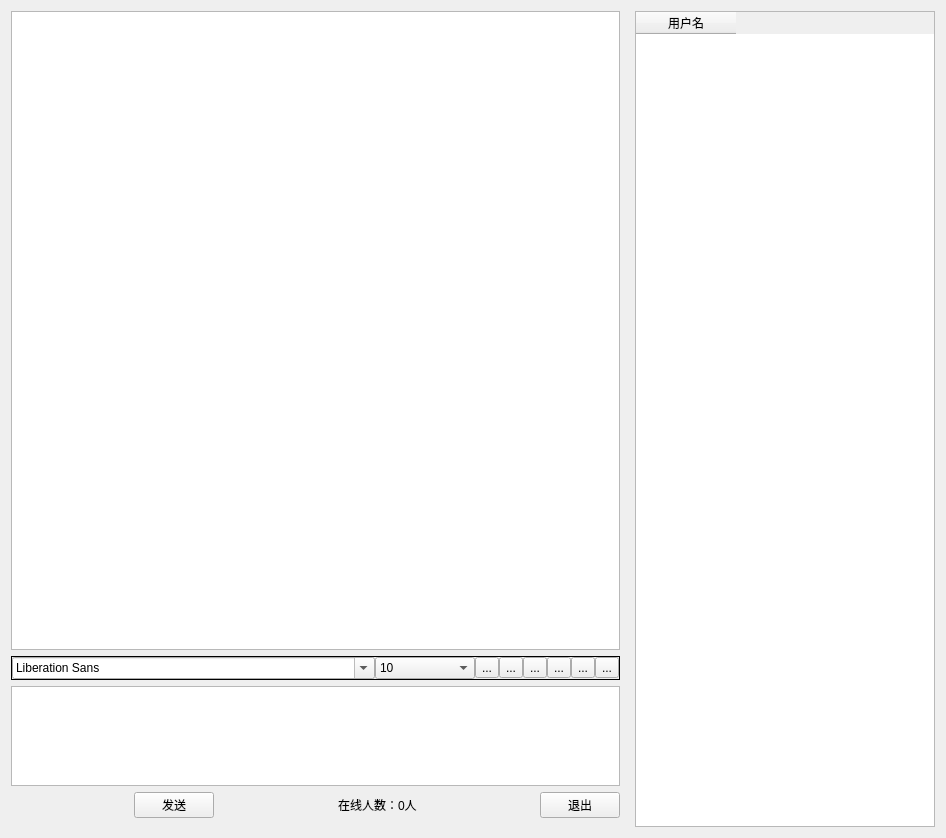
<?xml version="1.0" encoding="UTF-8"?>
<ui version="4.0">
 <class>ChatWindows</class>
 <widget class="QWidget" name="ChatWindows">
  <property name="geometry">
   <rect>
    <x>0</x>
    <y>0</y>
    <width>946</width>
    <height>838</height>
   </rect>
  </property>
  <property name="windowTitle">
   <string>Form</string>
  </property>
  <layout class="QHBoxLayout" name="horizontalLayout_3">
   <item>
    <widget class="QWidget" name="widget_2" native="true">
     <layout class="QVBoxLayout" name="verticalLayout">
      <property name="leftMargin">
       <number>0</number>
      </property>
      <property name="topMargin">
       <number>0</number>
      </property>
      <item>
       <widget class="QTextBrowser" name="textBrowser"/>
      </item>
      <item>
       <widget class="QFrame" name="frame">
        <property name="frameShape">
         <enum>QFrame::Box</enum>
        </property>
        <layout class="QHBoxLayout" name="horizontalLayout">
         <property name="spacing">
          <number>0</number>
         </property>
         <property name="leftMargin">
          <number>0</number>
         </property>
         <property name="topMargin">
          <number>0</number>
         </property>
         <property name="rightMargin">
          <number>0</number>
         </property>
         <property name="bottomMargin">
          <number>0</number>
         </property>
         <item>
          <widget class="QFontComboBox" name="fontTypeBox"/>
         </item>
         <item>
          <widget class="QComboBox" name="fontSizeBox">
           <property name="maximumSize">
            <size>
             <width>100</width>
             <height>16777215</height>
            </size>
           </property>
           <property name="currentIndex">
            <number>5</number>
           </property>
           <item>
            <property name="text">
             <string>5</string>
            </property>
           </item>
           <item>
            <property name="text">
             <string>6</string>
            </property>
           </item>
           <item>
            <property name="text">
             <string>7</string>
            </property>
           </item>
           <item>
            <property name="text">
             <string>8</string>
            </property>
           </item>
           <item>
            <property name="text">
             <string>9</string>
            </property>
           </item>
           <item>
            <property name="text">
             <string>10</string>
            </property>
           </item>
           <item>
            <property name="text">
             <string>11</string>
            </property>
           </item>
           <item>
            <property name="text">
             <string>12</string>
            </property>
           </item>
           <item>
            <property name="text">
             <string>15</string>
            </property>
           </item>
           <item>
            <property name="text">
             <string>20</string>
            </property>
           </item>
           <item>
            <property name="text">
             <string>25</string>
            </property>
           </item>
          </widget>
         </item>
         <item>
          <widget class="QToolButton" name="btnBold">
           <property name="toolTip">
            <string>加粗</string>
           </property>
           <property name="text">
            <string>...</string>
           </property>
           <property name="icon">
            <iconset resource="Res.qrc">
             <normaloff>:/images/Font/bold.png</normaloff>:/images/Font/bold.png</iconset>
           </property>
           <property name="checkable">
            <bool>true</bool>
           </property>
           <property name="toolButtonStyle">
            <enum>Qt::ToolButtonIconOnly</enum>
           </property>
          </widget>
         </item>
         <item>
          <widget class="QToolButton" name="btnItalic">
           <property name="toolTip">
            <string>倾斜</string>
           </property>
           <property name="text">
            <string>...</string>
           </property>
           <property name="icon">
            <iconset resource="Res.qrc">
             <normaloff>:/images/Font/italic.png</normaloff>:/images/Font/italic.png</iconset>
           </property>
           <property name="checkable">
            <bool>true</bool>
           </property>
          </widget>
         </item>
         <item>
          <widget class="QToolButton" name="btnUnderline">
           <property name="toolTip">
            <string>下划线</string>
           </property>
           <property name="text">
            <string>...</string>
           </property>
           <property name="icon">
            <iconset resource="Res.qrc">
             <normaloff>:/images/Font/under.png</normaloff>:/images/Font/under.png</iconset>
           </property>
           <property name="checkable">
            <bool>true</bool>
           </property>
           <property name="toolButtonStyle">
            <enum>Qt::ToolButtonIconOnly</enum>
           </property>
          </widget>
         </item>
         <item>
          <widget class="QToolButton" name="btnColor">
           <property name="toolTip">
            <string>颜色</string>
           </property>
           <property name="text">
            <string>...</string>
           </property>
           <property name="icon">
            <iconset resource="Res.qrc">
             <normaloff>:/images/Font/color.png</normaloff>:/images/Font/color.png</iconset>
           </property>
           <property name="toolButtonStyle">
            <enum>Qt::ToolButtonIconOnly</enum>
           </property>
          </widget>
         </item>
         <item>
          <widget class="QToolButton" name="btnSave">
           <property name="toolTip">
            <string>保存</string>
           </property>
           <property name="text">
            <string>...</string>
           </property>
           <property name="icon">
            <iconset resource="Res.qrc">
             <normaloff>:/images/Font/save.png</normaloff>:/images/Font/save.png</iconset>
           </property>
          </widget>
         </item>
         <item>
          <widget class="QToolButton" name="btnClear">
           <property name="toolTip">
            <string>清除</string>
           </property>
           <property name="text">
            <string>...</string>
           </property>
           <property name="icon">
            <iconset resource="Res.qrc">
             <normaloff>:/images/Font/clear.png</normaloff>:/images/Font/clear.png</iconset>
           </property>
           <property name="toolButtonStyle">
            <enum>Qt::ToolButtonIconOnly</enum>
           </property>
          </widget>
         </item>
        </layout>
       </widget>
      </item>
      <item>
       <widget class="QTextEdit" name="textEdit">
        <property name="maximumSize">
         <size>
          <width>16777215</width>
          <height>100</height>
         </size>
        </property>
       </widget>
      </item>
      <item>
       <widget class="QWidget" name="widget" native="true">
        <layout class="QHBoxLayout" name="horizontalLayout_2">
         <property name="spacing">
          <number>0</number>
         </property>
         <property name="leftMargin">
          <number>0</number>
         </property>
         <property name="topMargin">
          <number>0</number>
         </property>
         <property name="rightMargin">
          <number>0</number>
         </property>
         <property name="bottomMargin">
          <number>0</number>
         </property>
         <item>
          <spacer name="horizontalSpacer_3">
           <property name="orientation">
            <enum>Qt::Horizontal</enum>
           </property>
           <property name="sizeHint" stdset="0">
            <size>
             <width>40</width>
             <height>20</height>
            </size>
           </property>
          </spacer>
         </item>
         <item>
          <widget class="QPushButton" name="btnSend">
           <property name="text">
            <string>发送</string>
           </property>
          </widget>
         </item>
         <item>
          <spacer name="horizontalSpacer">
           <property name="orientation">
            <enum>Qt::Horizontal</enum>
           </property>
           <property name="sizeHint" stdset="0">
            <size>
             <width>40</width>
             <height>20</height>
            </size>
           </property>
          </spacer>
         </item>
         <item>
          <widget class="QLabel" name="labelUserNum">
           <property name="text">
            <string>在线人数：0人</string>
           </property>
          </widget>
         </item>
         <item>
          <spacer name="horizontalSpacer_2">
           <property name="orientation">
            <enum>Qt::Horizontal</enum>
           </property>
           <property name="sizeHint" stdset="0">
            <size>
             <width>40</width>
             <height>20</height>
            </size>
           </property>
          </spacer>
         </item>
         <item>
          <widget class="QPushButton" name="btnExit">
           <property name="text">
            <string>退出</string>
           </property>
          </widget>
         </item>
        </layout>
       </widget>
      </item>
     </layout>
    </widget>
   </item>
   <item>
    <widget class="QTableWidget" name="tableWidget">
     <property name="maximumSize">
      <size>
       <width>300</width>
       <height>16777215</height>
      </size>
     </property>
     <column>
      <property name="text">
       <string>用户名</string>
      </property>
     </column>
    </widget>
   </item>
  </layout>
 </widget>
 <resources>
  <include location="Res.qrc"/>
 </resources>
 <connections/>
</ui>
